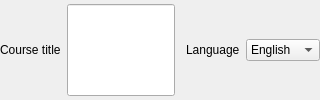
    <widget class="QWidget" name="wgTitle" native="true">
     <property name="minimumSize">
      <size>
       <width>0</width>
       <height>32</height>
      </size>
     </property>
     <property name="toolTip">
      <string notr="true"/>
     </property>
     <property name="statusTip">
      <string notr="true"/>
     </property>
     <property name="whatsThis">
      <string notr="true"/>
     </property>
     <property name="accessibleName">
      <string notr="true"/>
     </property>
     <property name="accessibleDescription">
      <string notr="true"/>
     </property>
     <layout class="QHBoxLayout">
      <property name="leftMargin">
       <number>0</number>
      </property>
      <property name="topMargin">
       <number>4</number>
      </property>
      <property name="rightMargin">
       <number>0</number>
      </property>
      <property name="bottomMargin">
       <number>4</number>
      </property>
      <item>
       <widget class="QLabel" name="label">
        <property name="toolTip">
         <string notr="true"/>
        </property>
        <property name="statusTip">
         <string notr="true"/>
        </property>
        <property name="whatsThis">
         <string notr="true"/>
        </property>
        <property name="accessibleName">
         <string notr="true"/>
        </property>
        <property name="accessibleDescription">
         <string notr="true"/>
        </property>
        <property name="text">
         <string>Course title</string>
        </property>
        <property name="textFormat">
         <enum>Qt::PlainText</enum>
        </property>
        <property name="textInteractionFlags">
         <set>Qt::NoTextInteraction</set>
        </property>
        <property name="buddy">
         <cstring>edCourseTitle</cstring>
        </property>
       </widget>
      </item>
      <item>
       <widget class="QLineEdit" name="edCourseTitle">
        <property name="sizePolicy">
         <sizepolicy hsizetype="Expanding" vsizetype="Preferred">
          <horstretch>0</horstretch>
          <verstretch>0</verstretch>
         </sizepolicy>
        </property>
        <property name="acceptDrops">
         <bool>false</bool>
        </property>
        <property name="statusTip">
         <string notr="true"/>
        </property>
        <property name="whatsThis">
         <string>Here you have to enter the title of the course</string>
        </property>
        <property name="accessibleName">
         <string notr="true"/>
        </property>
        <property name="accessibleDescription">
         <string notr="true"/>
        </property>
        <property name="inputMask">
         <string notr="true"/>
        </property>
        <property name="text">
         <string notr="true"/>
        </property>
       </widget>
      </item>
      <item>
       <spacer name="horizontalSpacer_7">
        <property name="orientation">
         <enum>Qt::Horizontal</enum>
        </property>
        <property name="sizeType">
         <enum>QSizePolicy::Fixed</enum>
        </property>
        <property name="sizeHint" stdset="0">
         <size>
          <width>5</width>
          <height>20</height>
         </size>
        </property>
       </spacer>
      </item>
      <item>
       <widget class="QLabel" name="lbLanguage">
        <property name="text">
         <string>Language</string>
        </property>
       </widget>
      </item>
      <item>
       <widget class="QComboBox" name="cbLanguage">
        <property name="frame">
         <bool>true</bool>
        </property>
        <item>
         <property name="text">
          <string>English</string>
         </property>
        </item>
        <item>
         <property name="text">
          <string>Spanish</string>
         </property>
        </item>
       </widget>
      </item>
     </layout>
    </widget>
